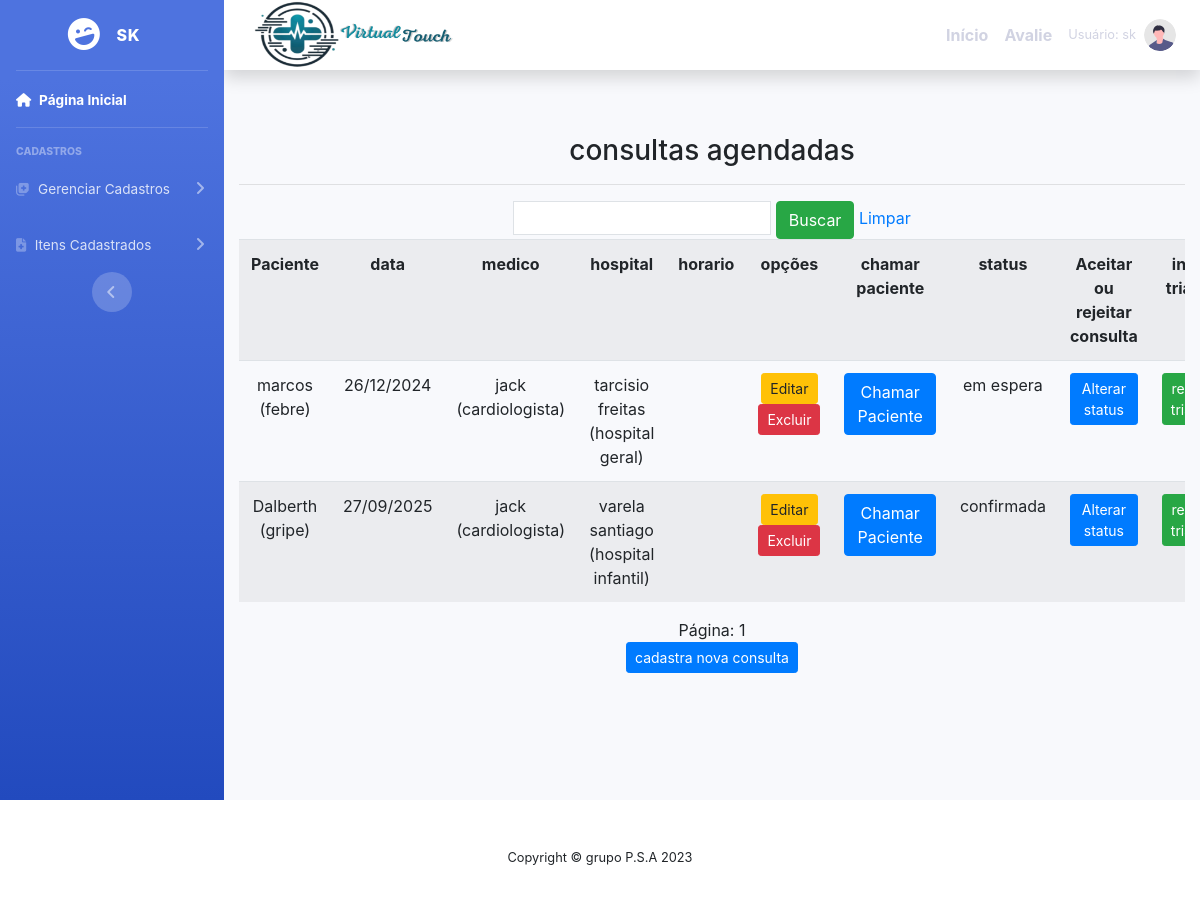
Before: /listar/consulta/ (signed in) with the older database file.
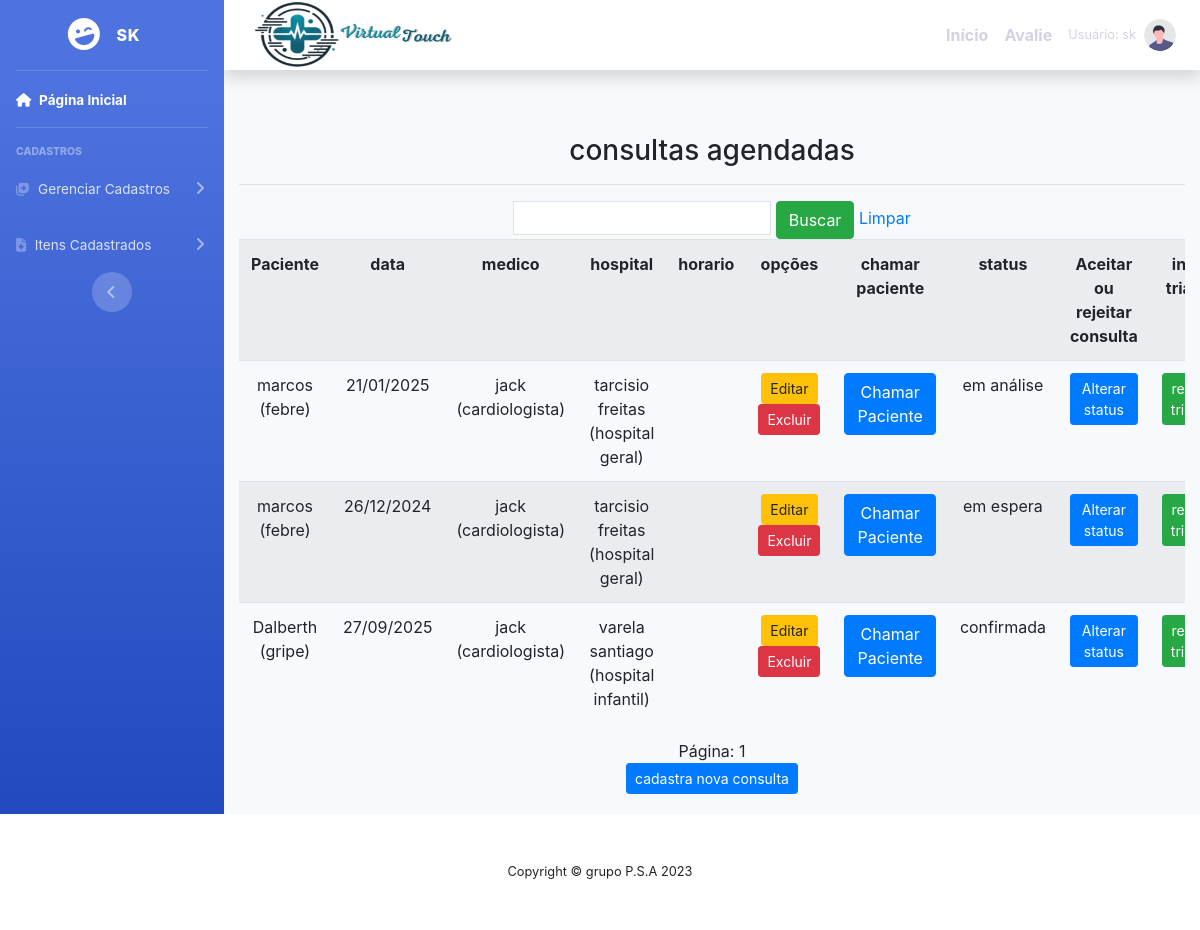
After: the same page with the newer database file.
### cadastros/models.py (models this page shows, shortened)
class Consulta(models.Model):
    usuario  = models.ForeignKey(User, on_delete=models.PROTECT)
    nome ="consulta"
    paciente = models.ForeignKey(Paciente,on_delete = models.PROTECT)
    data = models.CharField (verbose_name='data', max_length = 10)
    medico = models.ForeignKey (Medico, on_delete=models.PROTECT)
    hospital = models.ForeignKey(Hospital, on_delete=models.PROTECT)
    status = models.CharField( verbose_name ='status' ,max_length=20,  null =True ,blank = True )

class Paciente(models.Model):
    usuario  = models.ForeignKey(User, on_delete=models.PROTECT)
    nome = models.CharField(max_length=50)
    telefone = models.CharField (verbose_name='telefone', max_length=11)
    numero_sus = models.CharField (verbose_name='numero_sus', max_length=15)
    cpf = models.CharField(verbose_name='cpf', max_length=11, null=True, blank=True)
    hospital = models.ForeignKey(Hospital, on_delete=models.PROTECT)
    descricao = models.CharField(max_length=150, verbose_name="descricao")
    sintomas = models.CharField(max_length=150, verbose_name="sintomas")
    doença_cronica = models.CharField(max_length=150, verbose_name="doença_cronica", null =True ,blank = True)
    idade = models.IntegerField (verbose_name='idade')
    usuario = models.ForeignKey(User, related_name='pacientes', on_delete=models.CASCADE)
    usuario_cadastrador = models.ForeignKey(User, related_name='pacientes_cadastrados', on_delete=models.CASCADE)
    def __str__(self):
        return "{} ({})".format(self.nome , self.sintomas)

class Medico(models.Model):
    usuario  = models.ForeignKey(User, on_delete=models.PROTECT)
    numero = models.IntegerField(verbose_name="Número de telefone")
    nome = models.CharField(max_length=50, verbose_name=" nome")
    cpf = models.CharField(max_length = 11 ,verbose_name=" cpf ")
    especificacao = models.CharField(max_length=150)
    hospital = models.ForeignKey(Hospital, on_delete=models.PROTECT)
    def __str__(self):
        return "{} ({})".format( self.nome, self. especificacao)

class Hospital(models.Model):
    usuario = models.ForeignKey(User, on_delete=models.PROTECT)
    nome = models.CharField(max_length=50)
    descricao = models.CharField(max_length=150,
        verbose_name="descricao")
    def __str__(self):
        return "{} ({})".format(self.nome, self.descricao)

### cadastros/views.py (the view)
# urls.py: path('listar/consulta/',ConsultaList.as_view(),
class ConsultaList(ListView):
    login_url = reverse_lazy('login')
    model = Consulta
    template_name = 'listas/consulta.html'
    paginate_by = 5
    def get_queryset(self):
        consultas = Consulta.objects.all().order_by('data')
        lista_consultas_ordenada = []
        consultas_comuns = []
        consultas_preferenciais = []
        for consulta in consultas:
            if consulta.paciente.descricao == 'preferencial':
                consultas_preferenciais.append(consulta)
            else:
                consultas_comuns.append(consulta)
        lista_consultas_ordenada.extend(consultas_preferenciais)
        for i, consulta_preferencial in enumerate(consultas_comuns):
            index = (i + 1) * 1 + i
            lista_consultas_ordenada.insert(index, consulta_preferencial)
        nome = self.request.GET.get('nome')  # Obtém o nome do paciente da requisição GET
        if nome:
            lista_consultas_ordenada = [consulta for consulta in lista_consultas_ordenada if nome.lower() in consulta.paciente.nome.lower()]
        return lista_consultas_ordenada

### paginas/templates/listas/consulta.html (shortened to what this page needs)
{% extends 'modelo.html' %}
{% load static %}
{% block conteudo %}
    <div class="container">
        <h3> consultas agendadas </h3>
        <hr>
        <div class="table-responsive">
            <form action="?" method="GET">
                <input type="text" name="nome" class="p-1 border" value="{{ request.GET.nome }}">
                <button type="submit" class="btn btn-success">Buscar</button>
                <a href="{% url 'Listar-cronograma' %}">Limpar</a>
            </form>
            <table class="table table-striped">
                <tr>
                    <th>Paciente</th>
                    <th>data</th>
                    <th>medico</th>
                    <th>hospital</th>
                    <th>horario</th>
                    <th>opções</th>
                    <th>chamar paciente</th>
                    <th>status</th>
                    {% for group in request.user.groups.all %}
                     {% if group.name == 'Medico' or group.name == 'Admin' %}
                     <th>Aceitar ou rejeitar consulta</th>
                     {% endif %}
                    {% endfor %}
                    {% for group in request.user.groups.all %}
                    {% if group.name == 'Medico' or group.name == 'Admin' %}
                    <th>iniciar triagem </th>
                    {% endif %}
                   {% endfor %}
                </tr>
        {% for consulta in object_list|dictsort:"data" %}
                <tr data-consulta-id="{{consulta.pk}}">
                    <td>{{ consulta.paciente }}</td>
                    <td>{{ consulta.data }}</td>
                    <td>{{ consulta.medico }}</td>
                    <td>{{ consulta.hospital }}</td>
                    <td>{{ consulta.horario }}</td>
                    <td>
                            <a href="{% url 'editar-consulta' consulta.pk %}" class="btn btn-warning btn-sm" title="Editar">Editar</a>
                            <a href="{% url 'excluir-consulta' consulta.pk %}" class="btn btn-danger btn-sm" title="Excluir">Excluir</a>
                    </td>
                    <td>
                        <button class="btn btn-primary chamar-paciente"
                                data-paciente-id="{{ consulta.paciente.id }}"
                                data-csrf="{{ csrf_token }}">
                            Chamar Paciente
                        </button>
                    </td>
                    <td>{{ consulta.status }}</td>
                    <td>
                        {% for group in request.user.groups.all %}
                            {% if group.name == 'Medico' or group.name == 'Admin' %}
                                <a href="{% url 'editar-consulta2' consulta.pk %}" class="btn btn-primary btn-sm" title="Editar"> Alterar status </a>
                            {% endif %}
                        {% endfor %}
                    </td>
                    <td>
                        {% for group in request.user.groups.all %}
                            {% if group.name == 'Medico' or group.name == 'Admin' %}
                                <a href="{% url 'cadastrar-triagem' %}" class="btn btn-success btn-sm" title="triagem"> realizar triagem </a>
                            {% endif %}
                        {% endfor %}
                        {% empty %}
                    </td>
                </tr>
            <tr>
             <td colspan="3">Nenhuma consulta confirmada agendada.</td>
          </tr>
       {% endfor %}
            </table>
            <div class="text-center">
                <span>Página: {{ page_obj.number }}</span>
            </div>
            <a  href="{% url 'cadastrar-consulta' %}"><button class="btn btn-primary btn-sm" >cadastra nova consulta </button></a>
        </div>
    </div>
{% endblock %}

### paginas/templates/modelo.html (shortened to what this page needs)
{% load static %}
<!DOCTYPE html>
<html lang="pt-br">
<head>
    <link href="https://stackpath.bootstrapcdn.com/bootstrap/4.5.2/css/bootstrap.min.css" rel="stylesheet">
    <link href="https://cdnjs.cloudflare.com/ajax/libs/font-awesome/5.15.4/css/all.min.css" rel="stylesheet">
    <link href="{% static 'vendor/fontawesome-free/css/all.min.css' %}" rel="stylesheet" type="text/css">
    <link href="{% static 'css/sb-admin-2.css' %}" rel="stylesheet">
    <link rel="stylesheet" href="{% static 'css/meu.css' %}">
</head>
<body>
    <div id="wrapper">
        {% include 'includes/sidebar.html' %}
        <div id="content-wrapper" class="d-flex flex-column">
            <div>
                {% include 'includes/navbar.html' %}
            </div>
            {% block conteudo %}{% endblock %}
        </div>
    </div>
    {% block rodape %}
        {% include 'includes/rodape.html' %}
    {% endblock %}
</body>
</html>

### paginas/templates/includes/sidebar.html (shortened to what this page needs)
<link href="https://stackpath.bootstrapcdn.com/bootstrap/4.5.2/css/bootstrap.min.css" rel="stylesheet">
<ul class="navbar-nav bg-gradient-primary sidebar sidebar-dark accordion" id="accordionSidebar">
    <a class="sidebar-brand d-flex align-items-center justify-content-center" href="?">
        <div class="sidebar-brand-icon rotate-n-15">
            <i class="fas fa-laugh-wink"></i>
        </div>
        <div class="sidebar-brand-text mx-3">{{ user.get_username }}</div>
    </a>
    <hr class="sidebar-divider my-0">
    <li class="nav-item active">
        <a class="nav-link" href="{% url 'inicio' %}">
            <i class="fas fa-home"></i>
            <span>Página Inicial</span>
        </a>
    </li>
    <hr class="sidebar-divider">
    <div class="sidebar-heading">Cadastros</div>
    <li class="nav-item">
        <a class="nav-link collapsed" href="#" data-toggle="collapse" data-target="#collapseTwo"
           aria-expanded="true" aria-controls="collapseTwo">
            <i class="fas fa-notes-medical"></i>
            <span>Gerenciar Cadastros</span>
        </a>
    </li>
    <li class="nav-item">
        <a class="nav-link collapsed" href="#" data-toggle="collapse" data-target="#collapseUtilities"
           aria-expanded="true" aria-controls="collapseUtilities">
            <i class="fas fa-file-medical"></i>
            <span>Itens Cadastrados</span>
        </a>
    </li>
    <div class="text-center d-none d-md-inline">
        <button class="rounded-circle border-0" id="sidebarToggle"></button>
    </div>
</ul>

### paginas/templates/includes/navbar.html (shortened to what this page needs)
{% load static %}
<nav class="navbar navbar-expand navbar-light bg-white topbar mb-4 static-top shadow">
    <a class="navbar-brand" href="{% url 'inicio' %}">
        <img src="{% static 'fotos/LOGO.png' %}" alt="Logo" width="300" height="150" class="mr-2">
    </a>
    <ul class="navbar-nav ml-auto">
        {% if user.is_authenticated %}
            <li class="nav-item active">
                <a class="nav-link" href="{% url 'inicio' %}"> <strong> Início </strong> <span class="sr-only">(current)</span></a>
            </li>
            <li class="nav-item active">
                <a class="nav-link" href="{% url 'cadastra-comentario' %}"> <strong> Avalie </strong> </a>
            </li>
            <li class="nav-item dropdown no-arrow">
                <a class="nav-link dropdown-toggle" href="#" id="userDropdown" role="button"
                    data-toggle="dropdown" aria-haspopup="true" aria-expanded="false">
                    <span class="mr-2 d-none d-lg-inline text-gray-600 small">Usuário: {{ user.get_username }}</span>
                    <img class="img-profile rounded-circle"
                        src="{% static 'fotos/undraw_profile.svg' %}">
                </a>
            </li>
        {% endif %}
    </ul>
</nav>

### paginas/templates/includes/rodape.html (shortened to what this page needs)
<footer class="sticky-footer bg-white">
<div class="container my-auto">
    <div class="copyright text-center my-auto">
        <span>Copyright &copy; grupo P.S.A 2023</span>
    </div>
</div>
</footer>
</body>
</html>

### static/css/meu.css (style rules this page uses)
body { font-family: 'Times New Roman', Times, serif; background: linear-gradient(to bottom, #ffffff, #a0c6e5); margin: 0; padding: 0; }
.container { margin-top: 20px; padding: 20px; text-align: center; }

Changed rows visible on the page:
added Consulta: paciente "marcos (febre)", data "21/01/2025", medico "jack (cardiologista)", hospital "tarcisio freitas (hospital geral)", status "em análise"
